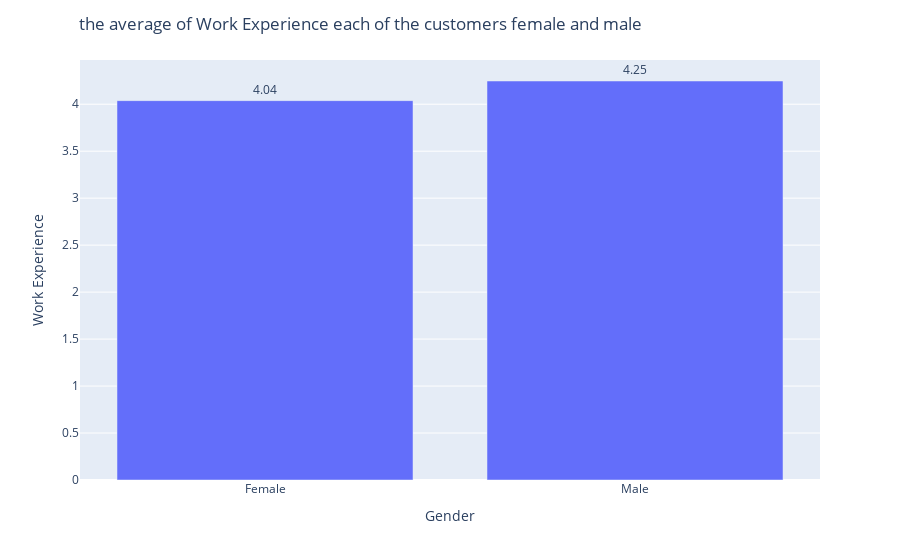

The notebook cell saved with this chart:
### Code cell
cat_g(gender_work,'Work Experience' ,' the average of Work Experience each of the customers female and male')

### Figure 1 — Plotly figure (JSON) as saved in the notebook; plotly's stock layout.template omitted (floating-point values rounded to 4 significant figures)
{"data": [{"alignmentgroup": "True", "hovertemplate": "Gender=%{x}<br>Work Experience=%{y}<extra></extra>", "legendgroup": "", "marker": {"color": "#636efa", "pattern": {"shape": ""}}, "name": "", "offsetgroup": "", "orientation": "v", "showlegend": false, "textfont": {"size": 12}, "textposition": "outside", "texttemplate": "%{y:0.3s}", "type": "bar", "x": ["Female", "Male"], "xaxis": "x", "y": [4.038, 4.247], "yaxis": "y"}], "layout": {"barmode": "relative", "legend": {"tracegroupgap": 0}, "margin": {"t": 60}, "title": {"text": " the average of Work Experience each of the customers female and male", "x": 0.4}, "xaxis": {"anchor": "y", "domain": [0, 1], "title": {"text": "Gender"}}, "yaxis": {"anchor": "x", "domain": [0, 1], "title": {"text": "Work Experience"}}}}
